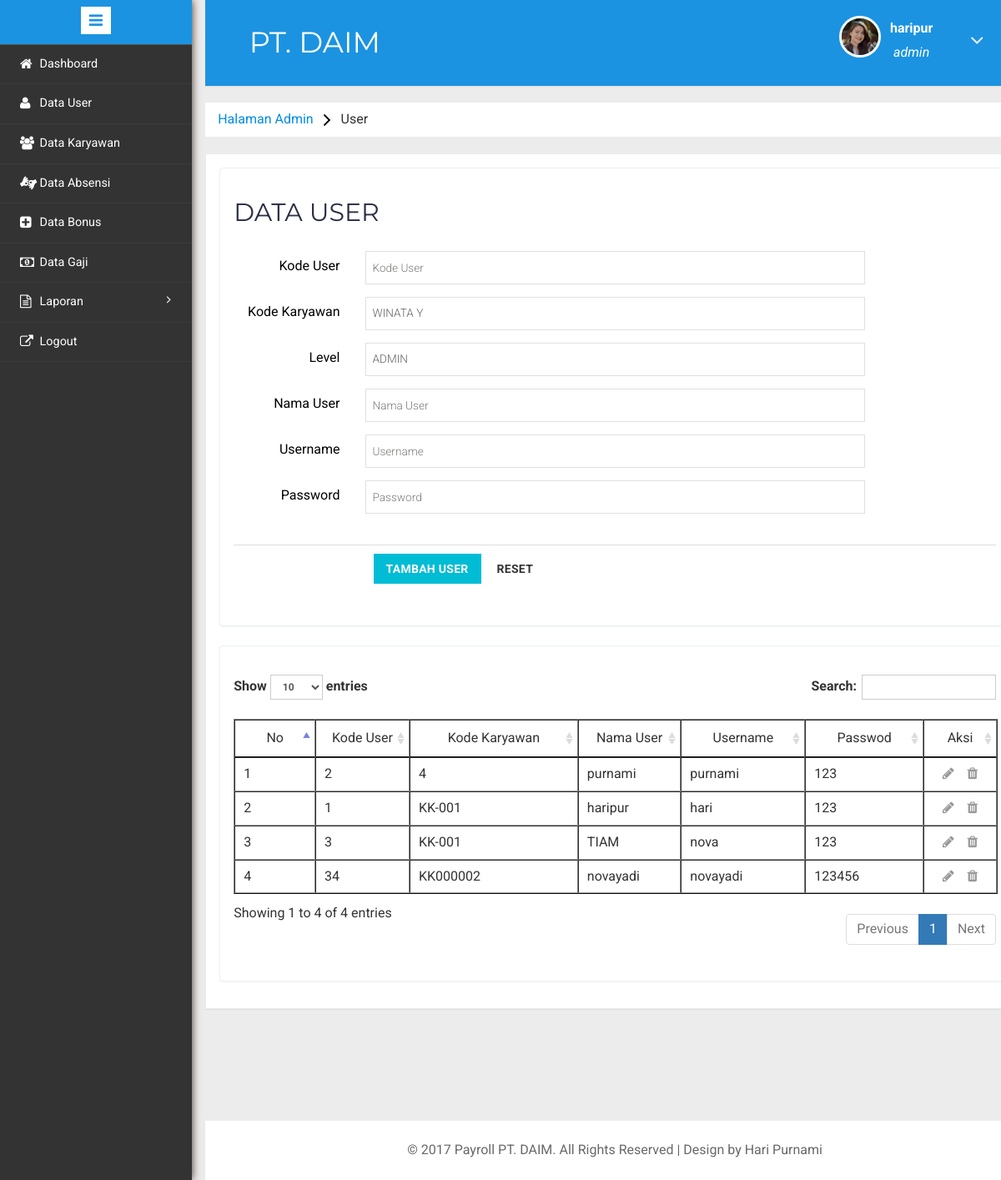
The page /admin/index.php?tag=user (signed in) on the database its author committed.
### tables this page shows
CREATE TABLE `tb_user` (
  `kode_user` int(20) NOT NULL,
  `kode_karyawan` varchar(20) NOT NULL,
  `nama_user` varchar(40) NOT NULL,
  `username` varchar(20) NOT NULL,
  `password` varchar(20) NOT NULL,
  `level` varchar(20) NOT NULL
);

### model/karyawan/m_karyawan.php (called while the page is built, shortened)
<?php
	function listKaryawan(){
		global $mysqli;
		$list= $mysqli->query("SELECT * FROM tb_karyawan");
		return $list;
	}
?>

### model/user/m_user.php (called while the page is built, shortened)
<?php
	function listUser(){
		global $mysqli;
		$list= $mysqli->query("SELECT * FROM tb_user");
		return $list;
	}
?>

### admin/page/user.php (the view, shortened to what this page needs)
<div class="agileinfo-grap">
<div class="agileits-box">
<header class="agileits-box-header clearfix">
 <div class="grid-form1">
  	       <h3>Data User</h3>
  	         <div class="tab-content">
						<div class="tab-pane active" id="horizontal-form">
							<form class="form-horizontal" method="post" action="">
								<div class="form-group">
									<label for="focusedinput" class="col-sm-2 control-label">Kode User</label>
									<div class="col-sm-8">
										<input type="text" class="form-control1" id="focusedinput" placeholder="Kode User" name="kode_user" value="<?php echo @$kode_user; ?>" <?php if(@$_GET['aksi']=="edit"){ echo "readonly"; } ?> >
									</div>
								</div>
                                <div class="form-group">
									<label for="selector1" class="col-sm-2 control-label">Kode Karyawan</label>
									<div class="col-sm-8">
										<select name="kode_karyawan" id="selector1" class="form-control1">
                                       	<?php
											include_once "../model/karyawan/m_karyawan.php";
                                       		$listKaryawan=listKaryawan();
											while ($datak=mysqli_fetch_array($listKaryawan)){
												if(@$_GET['aksi']=="edit"){
													if($kode_karyawan==$datak['kode_karyawan']){
														echo "<option selected value='".$datak['kode_karyawan']."'>".$datak['nama_karyawan']."</option>";
													}else{
														echo "<option value=".$datak['kode_karyawan'].">".$datak['nama_karyawan']."</option>";
													}
												}else{
													echo "<option value=".$datak['kode_karyawan'].">".$datak['nama_karyawan']."</option>";
												}
											}
                                       	?>
										</select>
									</div>
								</div>
								<div class="form-group">
									<label for="selector1" class="col-sm-2 control-label">Level</label>
									<div class="col-sm-8">
										<select name="level" id="selector1" class="form-control1">
										<option value="admin" <?php if(@$level=='admin'){ echo "selected"; }  ?>> Admin </option>
										</select>
									</div>
								</div>
                                    <div class="form-group">
									<label for="focusedinput" class="col-sm-2 control-label">Nama User</label>
									<div class="col-sm-8">
										<input type="text" class="form-control1" id="focusedinput" placeholder="Nama User" name="nama_user" value="<?php echo @$nama_user; ?>">
									</div>
                                    </div>
                                <div class="form-group">
									<label for="focusedinput" class="col-sm-2 control-label">Username</label>
									<div class="col-sm-8">
										<input type="text" class="form-control1" id="focusedinput" placeholder="Username" name="username" value="<?php echo @$username; ?>">
									</div>
                                    </div>
                                 <div class="form-group">
									<label for="focusedinput" class="col-sm-2 control-label">Password</label>
									<div class="col-sm-8">
										<input type="text" class="form-control1" id="focusedinput" placeholder="Password" name="password" value="<?php echo @$password; ?>">
									</div>
                                    </div>
                                    <br /><div class="panel-footer">
		<div class="row">
			<div class="col-sm-8 col-sm-offset-2">
				<?php
					if(@$_GET['aksi']=="edit"){
						echo '<input type="submit" value="Update User" name="submit_edit" class="btn-primary btn">';
					}else{
						echo '<input type="submit" value="Tambah User" name="submit_add" class="btn-primary btn">';
					}
				?>
				<a href="index.php?tag=user"><input type="button" value="Reset" class="btn-default btn" /></a>
			</div>
		</div>
	 </div>
							</form>
						</div>
					</div>
            </div>
</header>
<br>
<div class="grid-form1">
	<table width="100%" id="table" border="1">
	<thead>
  <tr  align="center">
  		<td width="6%">No</td>
  		<td width="6%">Kode User</td>
        <td width="6%">Kode Karyawan</td>
 		<td width="13%">Nama User</td>
	  	<td width="6%">Username</td>
        <td width="6%">Passwod</td>
        <td width="3%">Aksi</td>
  </tr>
  </thead>
  <?php
  	$no=1;
  	$listUser=listUser();
	while ($data=mysqli_fetch_array($listUser)) {
  ?>
  <tr class="odd" style="border-bottom:1px solid #999;">
  	  	<td width="6%"> <?php echo $no; ?> </td>
        <td width="6%"> <?php echo $data['kode_user']; ?> </td>
 		<td width="13%"> <?php echo $data['kode_karyawan']; ?> </td>
	  	<td width="6%"> <?php echo $data['nama_user']; ?> </td>
        <td width="6%"> <?php echo $data['username']; ?> </td>
        <td width="6%"> <?php echo $data['password']; ?> </td>
        <td width="3%" align="center">
        		<a href="index.php?tag=user&aksi=edit&kode_user=<?php echo $data['kode_user']; ?>"><i class="fa fa-pencil" title="Edit"> </i></a>
        		<a href="index.php?tag=user&aksi=delete&kode_user=<?php echo $data['kode_user']; ?>"><i class="fa fa-trash" title="Delete"> </i></a>
        </td>
  </tr>
  <?php $no++; } ?>
	</table> </div>
</div>
</div>

### admin/index.php (shortened to what this page needs)
<?PHP
	if(isset($_GET['tag'])){
		$tag=$_GET['tag'];
	}else{
		$tag="beranda";
	}
?>
<!DOCTYPE HTML>
<html>
<head>
<link href="../assets/css/bootstrap.min.css" rel='stylesheet' type='text/css' />
<link href="../assets/css/style.css" rel='stylesheet' type='text/css' />
<link rel="stylesheet" href="../assets/css/morris.css" type="text/css"/>
<link rel="stylesheet" href="../assets/css/app.css" type="text/css"/>
<link href="../assets/css/font-awesome.css" rel="stylesheet">
<link rel="stylesheet" type="text/css" href="../assets/libs/datatables/DataTables-1.10.16/css/jquery.dataTables.min.css"/>
<link rel="stylesheet" type="text/css" href="../assets/libs/datatables/DataTables-1.10.16/css/table.css"/>
<link rel="stylesheet" href="../assets/css/icon-font.min.css" type='text/css' />
</head>
<body>
   <div class="page-container">
<div class="left-content">
	   <div class="mother-grid-inner">
				<div class="header-main">
				<div class="logo-w3-agile">
								<h1><a href="index.php">PT. DAIM</a></h1>
							</div>
							<div class="clearfix"> </div>
						</div>
						<div class="profile_details w3l">
								<ul>
									<li class="dropdown profile_details_drop">
										<a href="#" class="dropdown-toggle" data-toggle="dropdown" aria-expanded="false">
											<div class="profile_img">
												<span class="prfil-img"><img src="../assets/images/in4.jpg" alt=""> </span>
												<div class="user-name">
													<p><?php print ($_SESSION["nama"]);?></p>
													<span><?php print ($_SESSION["level"]);?></span>
												</div>
												<i class="fa fa-angle-down"></i>
												<div class="clearfix"></div>
											</div>
										</a>
									</li>
								</ul>
							</div>
				</div>
		<ol class="breadcrumb">
                <li class="breadcrumb-item"><a href="index.php">Halaman Admin</a> <i class="fa fa-angle-right"></i></li>
				<span style="text-transform:capitalize;"><?=$tag;?></span>
            </ol>
<?PHP
include "page/".$tag.".php";
?>
<div class="copyrights">
	 <p>© 2017 Payroll PT. DAIM. All Rights Reserved | Design by  Hari Purnami </p>
</div>
</div>
</div>
				<div class="sidebar-menu">
					<header class="logo1">
						<a href="#" class="sidebar-icon"> <span class="fa fa-bars"></span> </a>
					</header>
                           <div class="menu">
									<ul id="menu" >
										<li><a href="index.php"><i class="fa fa-home"></i> <span>Dashboard</span><div class="clearfix"></div></a></li>
										 <li id="menu-academico" ><a href="index.php?tag=user"><i class="fa fa-user"></i><span>Data User</span><div class="clearfix"></div></a></li>
									<li><a href="index.php?tag=karyawan"><i class="fa fa-users" aria-hidden="true"></i><span>Data Karyawan</span><div class="clearfix"></div></a></li>
									<li id="menu-academico" ><a href="index.php?tag=absensi"><i class="fa fa-asl-interpreting (alias)" aria-hidden="true"></i><span>Data Absensi</span><div class="clearfix"></div></a></li>
									 <li><a href="index.php?tag=bonus"><i class="fa  fa-plus-square"></i>  <span>Data Bonus</span><div class="clearfix"></div></a></li>
									<li><a href="index.php?tag=gaji"><i class="fa fa-money" aria-hidden="true"></i>  <span>Data Gaji</span><div class="clearfix"></div></a></li>
							        <li id="menu-academico" ><a href="#"><i class="fa fa-file-text-o"></i>  <span>Laporan</span> <span class="fa fa-angle-right" style="float: right"></span><div class="clearfix"></div></a>
									 </li>
									<li><a href="../controller/c_logout.php"><i class="fa fa-external-link"></i><span>Logout</span><div class="clearfix"></div></a>
									</li>
								  </ul>
								</div>
							  </div>
</body>
</html>

### rows shown on the page
tb_user: kode_user "2", kode_karyawan "4", nama_user "purnami", username "purnami", password "123"
tb_user: kode_user "1", kode_karyawan "KK-001", nama_user "haripur", username "hari", password "123"
tb_user: kode_user "3", kode_karyawan "KK-001", nama_user "TIAM", username "nova", password "123"
tb_user: kode_user "34", kode_karyawan "KK000002", nama_user "novayadi", username "novayadi", password "123456"

### other values the page prints
$_SESSION["nama"] "haripur"
$_SESSION["level"] "admin"
$tag "User"
form field kode_karyawan "WINATA Y"
